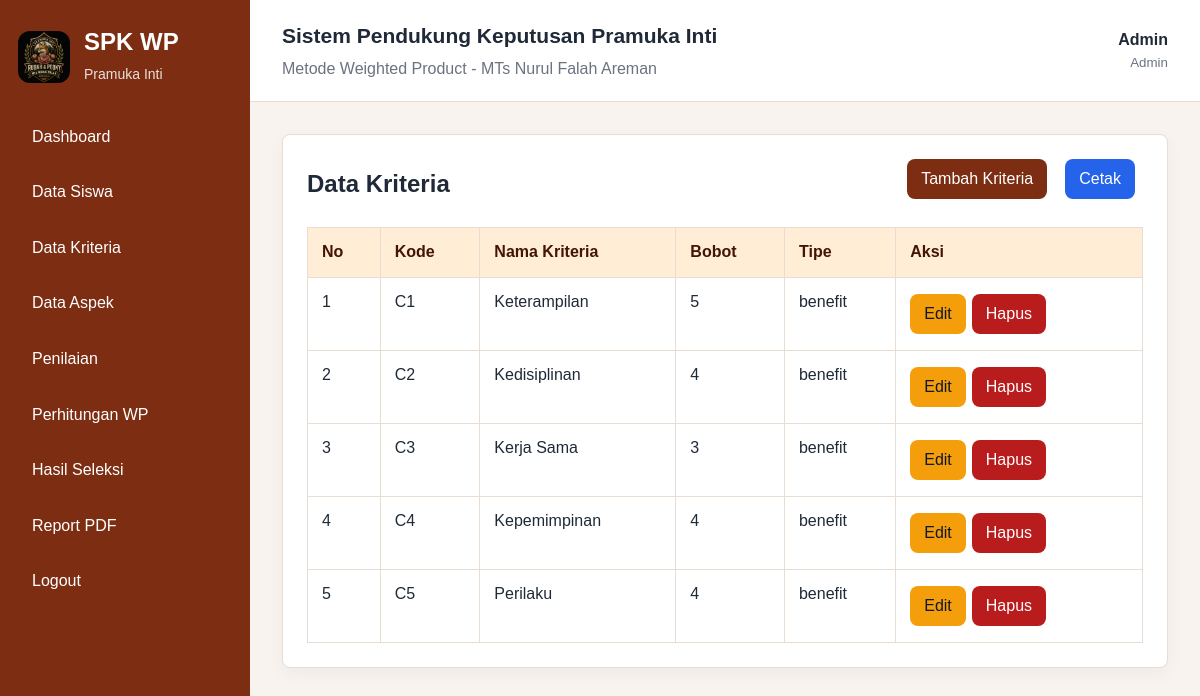
/pages/kriteria/index.php (signed in), run on the app's committed database.
### tables this page shows
CREATE TABLE kriteria (
    id_kriteria INT AUTO_INCREMENT PRIMARY KEY,
    kode_kriteria VARCHAR(10) NOT NULL UNIQUE,
    nama_kriteria VARCHAR(100) NOT NULL,
    bobot FLOAT NOT NULL,
    tipe ENUM('benefit','cost') NOT NULL DEFAULT 'benefit'
);

### includes/auth.php (called while the page is built, shortened)
<?php
function e($value): string
{
    return htmlspecialchars((string) $value, ENT_QUOTES, 'UTF-8');
}

### pages/kriteria/index.php (the view, shortened to what this page needs)
<?php
require_once __DIR__ . '/../../config/database.php';
require_once __DIR__ . '/../../includes/auth.php';
$rows = $pdo->query('SELECT * FROM kriteria ORDER BY kode_kriteria ASC')->fetchAll();
include __DIR__ . '/../../includes/header.php';
?>
<div class="card">
    <div class="toolbar"><h2>Data Kriteria</h2><div><a class="btn btn-primary" href="tambah.php">Tambah Kriteria</a><a class="btn btn-print" href="cetak.php" target="_blank">Cetak</a></div></div>
    <div class="table-responsive"><table id="data-table">
        <thead><tr><th>No</th><th>Kode</th><th>Nama Kriteria</th><th>Bobot</th><th>Tipe</th><th>Aksi</th></tr></thead>
        <tbody><?php foreach ($rows as $i => $row): ?><tr><td><?= $i + 1 ?></td><td><?= e($row['kode_kriteria']) ?></td><td><?= e($row['nama_kriteria']) ?></td><td><?= e($row['bobot']) ?></td><td><?= e($row['tipe']) ?></td><td><a class="btn btn-warning" href="edit.php?id=<?= e($row['id_kriteria']) ?>">Edit</a><a class="btn btn-danger" href="hapus.php?id=<?= e($row['id_kriteria']) ?>" data-confirm="Hapus kriteria ini?">Hapus</a></td></tr><?php endforeach; ?></tbody>
    </table></div>
</div>
<?php include __DIR__ . '/../../includes/footer.php'; ?>

### assets/css/style.css (style rules this page uses)
:root { --primary: #7c2d12; --primary-light: #ffedd5; --dark: #1f2937; --muted: #6b7280; --border: #e7ddd3; --bg: #f8f3ee; --white: #ffffff; --danger: #b91c1c; --warning: #854d0e; }
* { box-sizing: border-box; }
body { margin: 0; font-family: Arial, sans-serif; background: var(--bg); color: var(--dark); line-height: 1.55; }
a { color: inherit; text-decoration: none; }
.card { background: var(--white); border: 1px solid var(--border); border-radius: 8px; padding: 24px; margin-bottom: 24px; box-shadow: 0 6px 18px rgba(15, 23, 42, .04); }
.card h2, .card h3 { margin: 0 0 16px; line-height: 1.3; }
.toolbar { display: flex; justify-content: space-between; gap: 16px; flex-wrap: wrap; align-items: center; margin-bottom: 20px; }
.toolbar h2 { margin: 0; line-height: 1.3; }
.toolbar>div { display: flex; flex-wrap: wrap; gap: 10px; }
.table-responsive { overflow-x: auto; }
table { width: 100%; border-collapse: collapse; background: var(--white); }
th, td { border: 1px solid var(--border); padding: 12px 14px; text-align: left; vertical-align: top; }
th { background: var(--primary-light); color: #431407; }
td .btn { margin: 4px 6px 4px 0; }
.btn { display: inline-flex; align-items: center; justify-content: center; gap: 6px; border: 0; border-radius: 8px; padding: 10px 14px; cursor: pointer; background: #e5e7eb; color: var(--dark); margin: 0 8px 8px 0; line-height: 1.25; min-height: 40px; }
.btn-primary { background: var(--primary); color: var(--white); }
.btn-danger { background: var(--danger); color: var(--white); }
.btn-warning { background: #f59e0b; color: #111827; }
.btn-print { background: #2563eb; color: var(--white); }

### data on the page
kriteria: kode_kriteria "C1", nama_kriteria "Keterampilan", bobot "5", tipe "benefit"
kriteria: kode_kriteria "C2", nama_kriteria "Kedisiplinan", bobot "4", tipe "benefit"
kriteria: kode_kriteria "C3", nama_kriteria "Kerja Sama", bobot "3", tipe "benefit"
kriteria: kode_kriteria "C4", nama_kriteria "Kepemimpinan", bobot "4", tipe "benefit"
kriteria: kode_kriteria "C5", nama_kriteria "Perilaku", bobot "4", tipe "benefit"

### other printed values
$_SESSION['user']['nama'] "Admin"
str_replace('_', ' ', user_role()) "Admin"
